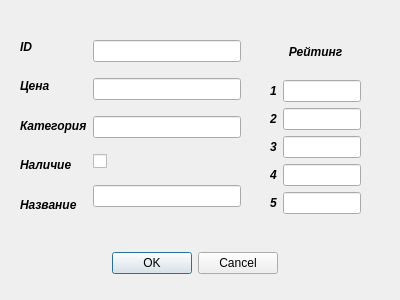
<?xml version="1.0" encoding="UTF-8"?>
<ui version="4.0">
 <class>InputDialog</class>
 <widget class="QDialog" name="InputDialog">
  <property name="geometry">
   <rect>
    <x>0</x>
    <y>0</y>
    <width>400</width>
    <height>300</height>
   </rect>
  </property>
  <property name="windowTitle">
   <string>Dialog</string>
  </property>
  <widget class="QDialogButtonBox" name="buttonBox">
   <property name="geometry">
    <rect>
     <x>110</x>
     <y>250</y>
     <width>168</width>
     <height>26</height>
    </rect>
   </property>
   <property name="standardButtons">
    <set>QDialogButtonBox::Cancel|QDialogButtonBox::Ok</set>
   </property>
  </widget>
  <widget class="QWidget" name="">
   <property name="geometry">
    <rect>
     <x>20</x>
     <y>30</y>
     <width>221</width>
     <height>191</height>
    </rect>
   </property>
   <layout class="QHBoxLayout" name="horizontalLayout">
    <item>
     <layout class="QVBoxLayout" name="verticalLayout">
      <item>
       <widget class="QLabel" name="label">
        <property name="font">
         <font>
          <italic>true</italic>
          <bold>true</bold>
         </font>
        </property>
        <property name="text">
         <string>ID</string>
        </property>
       </widget>
      </item>
      <item>
       <widget class="QLabel" name="label_2">
        <property name="font">
         <font>
          <italic>true</italic>
          <bold>true</bold>
         </font>
        </property>
        <property name="text">
         <string>Цена</string>
        </property>
       </widget>
      </item>
      <item>
       <widget class="QLabel" name="label_3">
        <property name="font">
         <font>
          <italic>true</italic>
          <bold>true</bold>
         </font>
        </property>
        <property name="text">
         <string>Категория</string>
        </property>
       </widget>
      </item>
      <item>
       <widget class="QLabel" name="label_4">
        <property name="font">
         <font>
          <italic>true</italic>
          <bold>true</bold>
         </font>
        </property>
        <property name="text">
         <string>Наличие</string>
        </property>
       </widget>
      </item>
      <item>
       <widget class="QLabel" name="label_5">
        <property name="font">
         <font>
          <italic>true</italic>
          <bold>true</bold>
         </font>
        </property>
        <property name="text">
         <string>Название</string>
        </property>
       </widget>
      </item>
     </layout>
    </item>
    <item>
     <layout class="QVBoxLayout" name="verticalLayout_2">
      <item>
       <widget class="QLineEdit" name="idEdit"/>
      </item>
      <item>
       <widget class="QLineEdit" name="priceEdit"/>
      </item>
      <item>
       <widget class="QLineEdit" name="gradeEdit"/>
      </item>
      <item>
       <widget class="QCheckBox" name="inStockEdit">
        <property name="layoutDirection">
         <enum>Qt::LeftToRight</enum>
        </property>
        <property name="autoFillBackground">
         <bool>true</bool>
        </property>
        <property name="text">
         <string/>
        </property>
       </widget>
      </item>
      <item>
       <widget class="QLineEdit" name="nameEdit"/>
      </item>
     </layout>
    </item>
   </layout>
  </widget>
  <widget class="QWidget" name="">
   <property name="geometry">
    <rect>
     <x>270</x>
     <y>30</y>
     <width>91</width>
     <height>184</height>
    </rect>
   </property>
   <layout class="QVBoxLayout" name="verticalLayout_5">
    <item>
     <widget class="QLabel" name="label_6">
      <property name="font">
       <font>
        <italic>true</italic>
        <bold>true</bold>
       </font>
      </property>
      <property name="text">
       <string>Рейтинг</string>
      </property>
      <property name="alignment">
       <set>Qt::AlignCenter</set>
      </property>
     </widget>
    </item>
    <item>
     <layout class="QHBoxLayout" name="horizontalLayout_2">
      <item>
       <layout class="QVBoxLayout" name="verticalLayout_4">
        <item>
         <widget class="QLabel" name="label_7">
          <property name="font">
           <font>
            <italic>true</italic>
            <bold>true</bold>
           </font>
          </property>
          <property name="text">
           <string>1</string>
          </property>
         </widget>
        </item>
        <item>
         <widget class="QLabel" name="label_8">
          <property name="font">
           <font>
            <italic>true</italic>
            <bold>true</bold>
           </font>
          </property>
          <property name="text">
           <string>2</string>
          </property>
         </widget>
        </item>
        <item>
         <widget class="QLabel" name="label_9">
          <property name="font">
           <font>
            <italic>true</italic>
            <bold>true</bold>
           </font>
          </property>
          <property name="text">
           <string>3</string>
          </property>
         </widget>
        </item>
        <item>
         <widget class="QLabel" name="label_10">
          <property name="font">
           <font>
            <italic>true</italic>
            <bold>true</bold>
           </font>
          </property>
          <property name="text">
           <string>4</string>
          </property>
         </widget>
        </item>
        <item>
         <widget class="QLabel" name="label_11">
          <property name="font">
           <font>
            <italic>true</italic>
            <bold>true</bold>
           </font>
          </property>
          <property name="text">
           <string>5</string>
          </property>
         </widget>
        </item>
       </layout>
      </item>
      <item>
       <layout class="QVBoxLayout" name="verticalLayout_3">
        <item>
         <widget class="QLineEdit" name="ratingEdits0"/>
        </item>
        <item>
         <widget class="QLineEdit" name="ratingEdits1"/>
        </item>
        <item>
         <widget class="QLineEdit" name="ratingEdits2"/>
        </item>
        <item>
         <widget class="QLineEdit" name="ratingEdits3"/>
        </item>
        <item>
         <widget class="QLineEdit" name="ratingEdits4"/>
        </item>
       </layout>
      </item>
     </layout>
    </item>
   </layout>
  </widget>
 </widget>
 <resources/>
 <connections/>
</ui>
